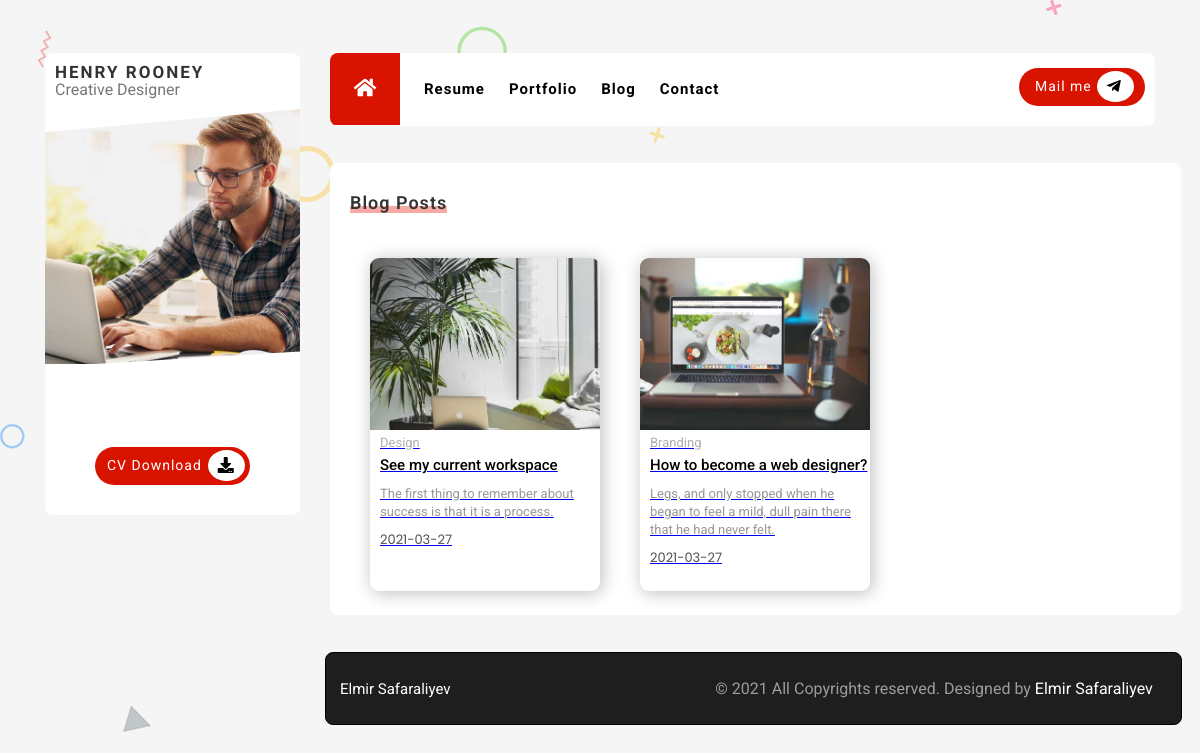
Page /blog on the committed database.
### PROJECT/data.py (models this page shows)
class BlogPost(db.Model):
    __tablename__="BlogPost"
    id=db.Column(db.Integer,primary_key=True)
    url=db.Column(db.String(50))
    title=db.Column(db.String(50))
    subtitle=db.Column(db.String(50))
    img=db.Column(db.String(120))
    date=db.Column(db.Date)
    tag=db.Column(db.String(120))
    content=db.Column(db.Text)
    catagory_post=db.Column(db.Integer, db.ForeignKey('Catagory.id'))
    post_comment=db.relationship('Comments', backref='BlogPost', lazy=True)

class Catagory(db.Model):
    __tablename__="Catagory"
    id=db.Column(db.Integer,primary_key=True)
    name=db.Column(db.String(50))
    post_catagory=db.relationship('BlogPost', backref='catagory', lazy=True)

### PROJECT/mainroutes.py (the view)
@app.route('/blog')
def resume():
    blogpost=BlogPost.query.all()
    catagory=Catagory.query.all()
    return render_template('app/blogpage.html', blogpost=blogpost, catagory=catagory)

### PROJECT/templates/app/blogpage.html
{% extends "app/base.html" %}
{% block pages %}
<section class="blog" id="menu4" >
    <div class="divblog">
      <div class="blogheader">
        <span></span>
        <h1>Blog Posts</h1>
      </div>
      <div class="blogboxes">
        {% for blogpost in blogpost %}
        <a href="/blogpost/{{blogpost.url}}">
          <div class="blogbox">
            <img src="static/uploads/{{blogpost.img}}" alt="">
            <span class="blogcatagory">{{blogpost.catagory.name}}</span>
            <h1>{{blogpost.title}}</h1>
            <p>{{blogpost.subtitle}}</p>
            <span class="blogdate">{{blogpost.date}}</span>
          </div>
        </a>
        {% endfor %}
      </div>
    </div>
  </section>
{% endblock %}

### PROJECT/static/app/css/style.css (style rules this page uses)
body { background-image: url(../img/bg.png) !important; background-color: #f5f5f5 !important; font-family: 'Roboto', sans-serif !important; }
.blogboxes a { margin-bottom: 30px; }

### PROJECT/static/app/css/grid.css (style rules this page uses)
html, body, div, span, applet, object, iframe, h1, h2, h3, h4, h5, h6, p, blockquote, pre, a, abbr, acronym, address, big, cite, code, del, dfn, em, img, ins, kbd, q, s, samp, small, strike, strong, sub, sup, tt, var, b, u, i, center, dl, dt, dd, ol, ul, li, fieldset, form, label, legend, table, caption, tbody, tfoot, thead, tr, th, td, article, aside, canvas, details, embed, figure, figcaption, footer, header, hgroup, menu, nav, output, ruby, section, summary, time, mark, audio, video { margin: 0; padding: 0; border: 0; font-size: 100%; font: inherit; vertical-align: baseline; }
article, aside, details, figcaption, figure, footer, header, hgroup, menu, nav, section { display: block; }
body { line-height: 1; }
html { box-sizing: border-box; -ms-overflow-style: scrollbar; }
*, *::before, *::after { box-sizing: inherit; }

### PROJECT/static/app/css/grid2.css (style rules this page uses)
@media screen and (max-width: 1200px) { .blog { width: 105%; } }

### PROJECT/static/app/css/blog.css (style rules this page uses)
.blog { margin-top: 37px; width: 107%; height: auto; border-radius: 8px; margin-left: -15px; background-color: white; padding-top: 30px; }
.divblog { margin-left: 20px; }
.blogheader { position: relative; display: inline-block; }
.blogheader span { background-color: #ea2c19; position: absolute; height: 7px; width: 100%; bottom: 0; opacity: 0.4; }
.blogheader h1 { font-size: 18px; font-weight: 600; position: relative; line-height: 20px; color: #333333; letter-spacing: 1px; }
.blogboxes { margin-top: 25px; display: flex; flex-wrap: wrap; }
.blogbox { width: 230px; height: 96%; margin: 20px; border-radius: 9px; overflow: hidden; box-shadow: 2px 2px 18px 0px rgba(188, 188, 188, 1); }
.blogbox .blogcatagory { margin-top: 20px; font-weight: 400; font-size: 13px; line-height: 19px; color: #afafaf }
.blogcatagory { padding-left: 10px; }
.blogbox h1 { padding-left: 10px; margin-top: 3px; font-size: 15px; line-height: 20px; color: black; font-weight: 500; }
.blogbox p { padding-left: 10px; margin-top: 10px; margin-bottom: 10px; font-weight: 400; line-height: 18px; font-size: 13px; color: #989898 }
.blogdate { padding-left: 10px; padding-bottom: 5px; margin-top: 10px; font-family: 'Poppins', sans-serif; color: #505050 !important; font-size: 13px !important; font-weight: 400 !important; }
.blogbox img { width: 100%; }

### rows in the picture
BlogPost: img (picture), catagory.name "Design", title "See my current workspace", subtitle "The first thing to remember about success is that it is a process.", date "2021-03-27"
BlogPost: img (picture), catagory.name "Branding", title "How to become a web designer?", subtitle "Legs, and only stopped when he began to feel a mild, dull pain there that he had never felt.", date "2021-03-27"
